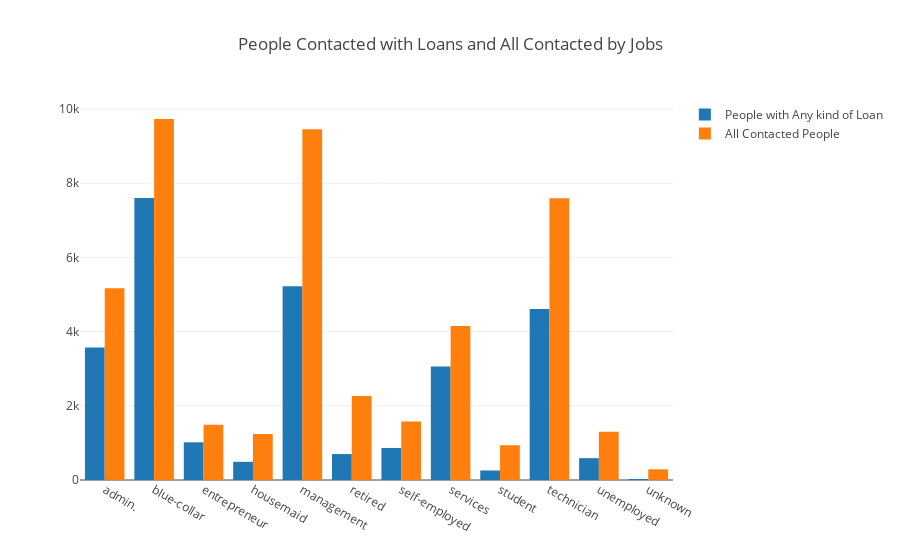

Notebook source saved alongside this figure:
### Markdown cell above
Com esses resultados em mãos, vamos plotar um gráfico de barras de pessoas com algum tipo de empréstimo pela profissão dessa pessoa

### Code cell
data = [go.Bar(x=agg.index.get_level_values(0),
            y=agg.loans,name='People with Any kind of Loan'),
       go.Bar(x=agg.index.get_level_values(0),
            y=agg.counts,name='All Contacted People'),
       ]
layout = go.Layout(
    title='People Contacted with Loans and All Contacted by Jobs',
)
fig = go.Figure(data=data, layout=layout)

iplot(fig, filename='first-plot')

### Figure 1 — Plotly figure (JSON) as saved in the notebook; plotly's stock layout.template omitted (floating-point values rounded to 4 significant figures)
{"data": [{"name": "People with Any kind of Loan", "type": "bar", "uid": "663e424a-c542-11e8-83e1-38d547df5edc", "x": ["admin.", "blue-collar", "entrepreneur", "housemaid", "management", "retired", "self-employed", "services", "student", "technician", "unemployed", "unknown"], "y": [3569, 7599, 1016, 490, 5225, 699, 864, 3063, 257, 4608, 589, 28]}, {"name": "All Contacted People", "type": "bar", "uid": "663e459c-c542-11e8-83e1-38d547df5edc", "x": ["admin.", "blue-collar", "entrepreneur", "housemaid", "management", "retired", "self-employed", "services", "student", "technician", "unemployed", "unknown"], "y": [5171, 9732, 1487, 1240, 9458, 2264, 1579, 4154, 938, 7597, 1303, 288]}], "layout": {"title": "People Contacted with Loans and All Contacted by Jobs"}}
